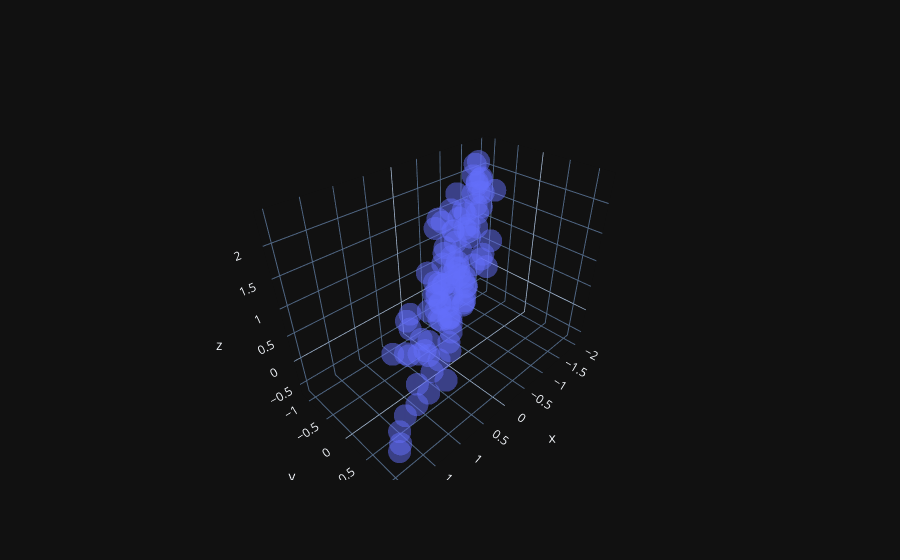

Notebook code for this chart:
### Markdown cell above
## 3D Space

### Code cell
z = -0.5 * x + 2 * np.random.uniform(size=N)
data = np.stack((x, y, z), axis=0)  # or apply .T method if stack along axis 1
fig = go.Figure(data=[go.Scatter3d(x=x, y=y, z=z, mode='markers', marker={'size':8, 'opacity':0.5}, name='data')])
fig.update_layout(xaxis_title='x', yaxis_title='y', yaxis={'scaleanchor':'x', 'scaleratio':1})
fig.show()
